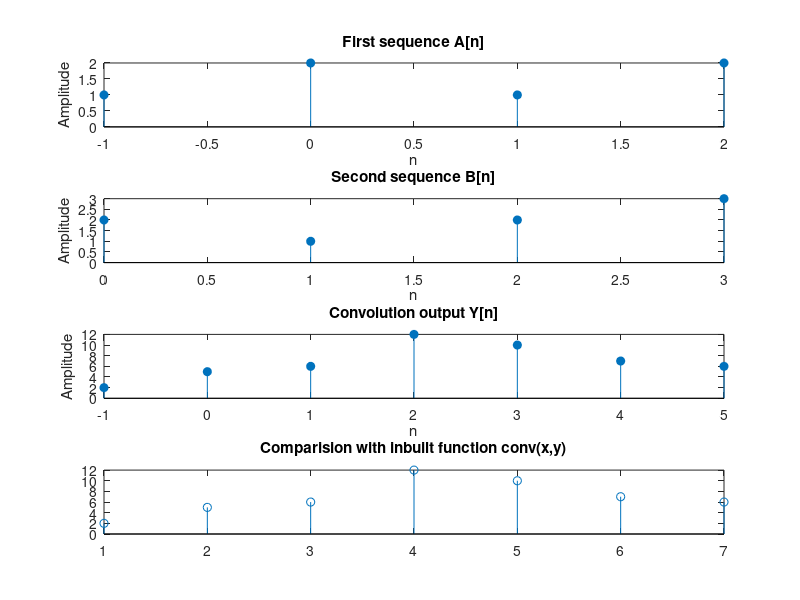

MATLAB code for this plot:
clear all;
close all;
clc

% Input sequences
A = [1 2 1 2];
B = [2 1 2 3];

% Lengths of sequences
L1 = length(A);
L2 = length(B);

% Starting indices (time indices)
nA = [-1 0 1 2];   % Starting index of A
nB = [0 1 2 3];    % Starting index of B

n1 = nA(1);        % Starting index of A
n2 = nB(1);        % Starting index of B

% Initialize output sequence for manual convolution
Y = zeros(1, L1 + L2 - 1);

% Manual convolution implementation
for i = 1:L1
    for j = 1:L2
        Y(i + j - 1) = Y(i + j - 1) + A(i) * B(j);
    end
end

% Calculate the time indices for the output sequence
nY = n1 + n2 : n1 + n2 + length(Y) - 1;

% Display output
disp('Output sequence Y:');
disp(Y);

% Plotting sequences
figure;

subplot(4,1,1);
stem(nA, A, 'filled');
title('First sequence A[n]');
xlabel('n');
ylabel('Amplitude');

subplot(4,1,2);
stem(nB, B, 'filled');
title('Second sequence B[n]');
xlabel('n');
ylabel('Amplitude');

subplot(4,1,3);
stem(nY, Y, 'filled');
title('Convolution output Y[n]');
xlabel('n');
ylabel('Amplitude');

% Comparison with inbuilt function
Y1 = conv(A,B);
subplot(4,1,4)
stem(Y1)
title('Comparision with inbuilt function conv(x,y)')

